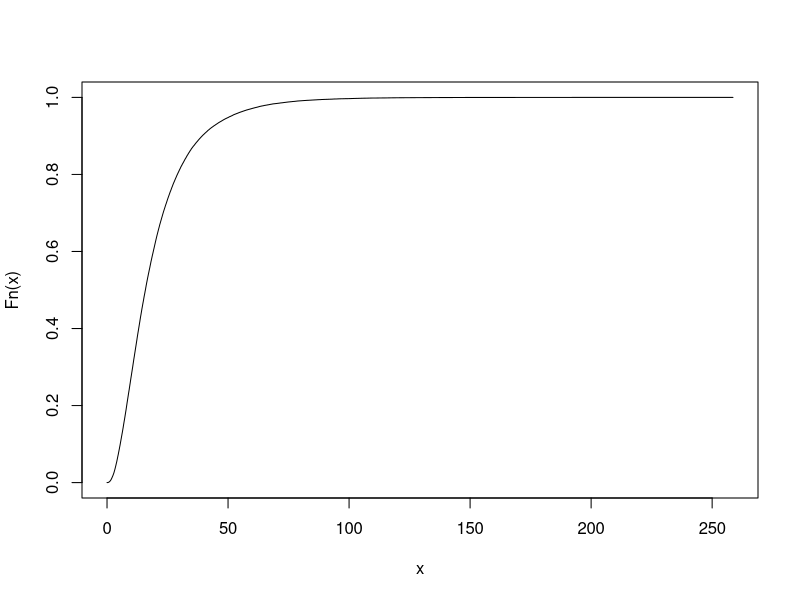
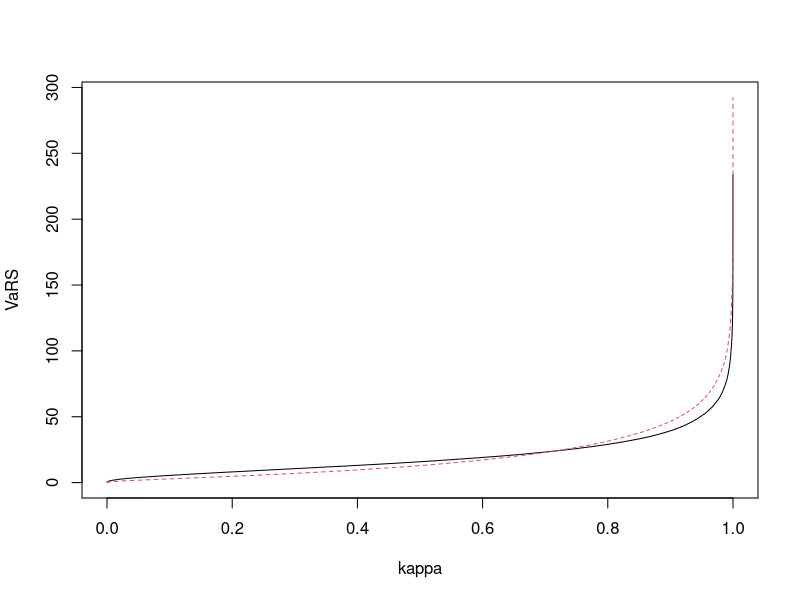
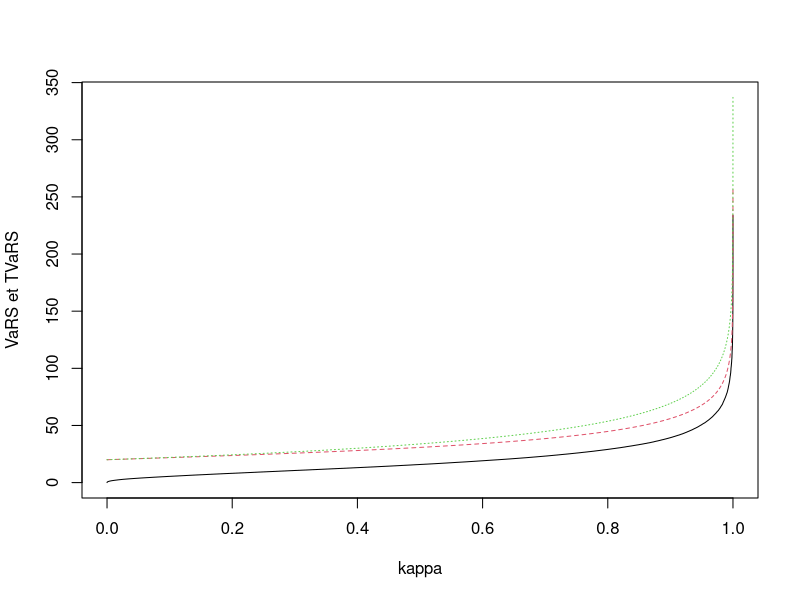

The R source for these figures, in order:
# Cours : Lyon
# Semestre : A2019
#
# loi de X1: gamma
a1<-2
b1<-1/5
# loi de X2: gamma
a2<-0.5
b2<-1/20
#
EX1<-a1/b1
EX2<-a2/b2
ES<-EX1+EX2
c(EX1,EX2,ES)
mm<-100000
set.seed(20191104)
matU<-matrix(runif(2*mm),mm,2,byrow=T)

set.seed(20191104)
X1<-qgamma(matU[,1],a1,b1)
X2<-qgamma(matU[,2],a2,b2)
S<-X1+X2
ESa<-mean(S)
c(ES,ESa)
varX1<-EX1/b1
varX2<-EX2/b2
varS<-varX1+varX2
varSa<-var(S)
c(varS,varSa)
St<-sort(S)
X1t<-sort(X1)
X2t<-sort(X2)
Fn<-(1:mm)/mm
plot(St,Fn,type="s",xlab="x",ylab="Fn(x)")
vkap<-1:(mm-1)/mm
vVaRS<-St[1:(mm-1)]

vVaRX1<-X1t[1:(mm-1)]
vVaRX2<-X2t[1:(mm-1)]
matplot(vkap,cbind(vVaRS,vVaRX1+vVaRX2),type="s",xlab="kappa",ylab="VaRS")

vTVaRS<-(cumsum(St[mm:2])/(1:(mm-1)))[(mm-1):1]
vTVaRX1<-(cumsum(X1t[mm:2])/(1:(mm-1)))[(mm-1):1]
vTVaRX2<-(cumsum(X2t[mm:2])/(1:(mm-1)))[(mm-1):1]

matplot(vkap,cbind(vVaRS,vTVaRS,vTVaRX1+vTVaRX2),type="s",xlab="kappa",ylab="VaRS et TVaRS")
